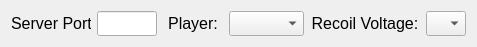
    <widget class="QWidget" name="">
     <property name="geometry">
      <rect>
       <x>10</x>
       <y>450</y>
       <width>467</width>
       <height>27</height>
      </rect>
     </property>
     <layout class="QHBoxLayout" name="horizontalLayout_14">
      <item>
       <widget class="QLabel" name="tcpPortLabel">
        <property name="sizePolicy">
         <sizepolicy hsizetype="Fixed" vsizetype="Fixed">
          <horstretch>0</horstretch>
          <verstretch>0</verstretch>
         </sizepolicy>
        </property>
        <property name="minimumSize">
         <size>
          <width>80</width>
          <height>25</height>
         </size>
        </property>
        <property name="maximumSize">
         <size>
          <width>80</width>
          <height>25</height>
         </size>
        </property>
        <property name="baseSize">
         <size>
          <width>80</width>
          <height>25</height>
         </size>
        </property>
        <property name="font">
         <font>
          <pointsize>12</pointsize>
         </font>
        </property>
        <property name="text">
         <string>Server Port:</string>
        </property>
       </widget>
      </item>
      <item>
       <widget class="QLineEdit" name="tcpPortLineEdit">
        <property name="sizePolicy">
         <sizepolicy hsizetype="Fixed" vsizetype="Fixed">
          <horstretch>0</horstretch>
          <verstretch>0</verstretch>
         </sizepolicy>
        </property>
        <property name="minimumSize">
         <size>
          <width>60</width>
          <height>25</height>
         </size>
        </property>
        <property name="maximumSize">
         <size>
          <width>60</width>
          <height>25</height>
         </size>
        </property>
        <property name="baseSize">
         <size>
          <width>60</width>
          <height>25</height>
         </size>
        </property>
        <property name="font">
         <font>
          <pointsize>10</pointsize>
         </font>
        </property>
        <property name="alignment">
         <set>Qt::AlignmentFlag::AlignRight|Qt::AlignmentFlag::AlignTrailing|Qt::AlignmentFlag::AlignVCenter</set>
        </property>
       </widget>
      </item>
      <item>
       <widget class="QLabel" name="tcpPlayerLabel">
        <property name="sizePolicy">
         <sizepolicy hsizetype="Fixed" vsizetype="Fixed">
          <horstretch>0</horstretch>
          <verstretch>0</verstretch>
         </sizepolicy>
        </property>
        <property name="minimumSize">
         <size>
          <width>60</width>
          <height>25</height>
         </size>
        </property>
        <property name="maximumSize">
         <size>
          <width>60</width>
          <height>25</height>
         </size>
        </property>
        <property name="baseSize">
         <size>
          <width>60</width>
          <height>25</height>
         </size>
        </property>
        <property name="font">
         <font>
          <pointsize>12</pointsize>
         </font>
        </property>
        <property name="layoutDirection">
         <enum>Qt::LayoutDirection::LeftToRight</enum>
        </property>
        <property name="text">
         <string>Player:</string>
        </property>
        <property name="alignment">
         <set>Qt::AlignmentFlag::AlignCenter</set>
        </property>
       </widget>
      </item>
      <item>
       <widget class="QComboBox" name="tcpPlayerComboBox">
        <property name="sizePolicy">
         <sizepolicy hsizetype="Fixed" vsizetype="Fixed">
          <horstretch>0</horstretch>
          <verstretch>0</verstretch>
         </sizepolicy>
        </property>
        <property name="minimumSize">
         <size>
          <width>75</width>
          <height>25</height>
         </size>
        </property>
        <property name="maximumSize">
         <size>
          <width>75</width>
          <height>25</height>
         </size>
        </property>
        <property name="baseSize">
         <size>
          <width>75</width>
          <height>25</height>
         </size>
        </property>
        <property name="font">
         <font>
          <pointsize>10</pointsize>
         </font>
        </property>
       </widget>
      </item>
      <item>
       <widget class="QLabel" name="tcpRecoilVoltLabel">
        <property name="sizePolicy">
         <sizepolicy hsizetype="Fixed" vsizetype="Fixed">
          <horstretch>0</horstretch>
          <verstretch>0</verstretch>
         </sizepolicy>
        </property>
        <property name="minimumSize">
         <size>
          <width>110</width>
          <height>25</height>
         </size>
        </property>
        <property name="maximumSize">
         <size>
          <width>110</width>
          <height>25</height>
         </size>
        </property>
        <property name="baseSize">
         <size>
          <width>110</width>
          <height>25</height>
         </size>
        </property>
        <property name="font">
         <font>
          <pointsize>12</pointsize>
         </font>
        </property>
        <property name="text">
         <string>Recoil Voltage:</string>
        </property>
        <property name="alignment">
         <set>Qt::AlignmentFlag::AlignCenter</set>
        </property>
       </widget>
      </item>
      <item>
       <widget class="QComboBox" name="tcpRecoilVoltComboBox">
        <property name="sizePolicy">
         <sizepolicy hsizetype="Fixed" vsizetype="Fixed">
          <horstretch>0</horstretch>
          <verstretch>0</verstretch>
         </sizepolicy>
        </property>
        <property name="minimumSize">
         <size>
          <width>40</width>
          <height>25</height>
         </size>
        </property>
        <property name="maximumSize">
         <size>
          <width>40</width>
          <height>25</height>
         </size>
        </property>
        <property name="baseSize">
         <size>
          <width>40</width>
          <height>25</height>
         </size>
        </property>
        <property name="font">
         <font>
          <pointsize>10</pointsize>
         </font>
        </property>
        <property name="maxVisibleItems">
         <number>11</number>
        </property>
       </widget>
      </item>
     </layout>
    </widget>
